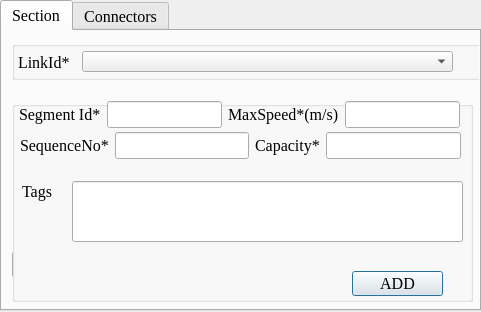
<?xml version="1.0" encoding="UTF-8"?>
<ui version="4.0">
 <class>Segment</class>
 <widget class="QDialog" name="Segment">
  <property name="enabled">
   <bool>true</bool>
  </property>
  <property name="geometry">
   <rect>
    <x>0</x>
    <y>0</y>
    <width>481</width>
    <height>312</height>
   </rect>
  </property>
  <property name="font">
   <font>
    <family>Tahoma</family>
    <pointsize>13</pointsize>
   </font>
  </property>
  <property name="contextMenuPolicy">
   <enum>Qt::DefaultContextMenu</enum>
  </property>
  <property name="windowTitle">
   <string notr="true">iSimGis Converter</string>
  </property>
  <property name="windowOpacity">
   <double>4.000000000000000</double>
  </property>
  <property name="toolTip">
   <string notr="true"/>
  </property>
  <property name="statusTip">
   <string notr="true"/>
  </property>
  <property name="sizeGripEnabled">
   <bool>false</bool>
  </property>
  <widget class="QTabWidget" name="tabWidget_2">
   <property name="geometry">
    <rect>
     <x>0</x>
     <y>0</y>
     <width>481</width>
     <height>311</height>
    </rect>
   </property>
   <property name="font">
    <font>
     <family>Times New Roman</family>
     <pointsize>12</pointsize>
    </font>
   </property>
   <property name="currentIndex">
    <number>0</number>
   </property>
   <widget class="QWidget" name="tab_2">
    <attribute name="title">
     <string>Section</string>
    </attribute>
    <widget class="QLabel" name="titleLabel">
     <property name="geometry">
      <rect>
       <x>130</x>
       <y>-40</y>
       <width>91</width>
       <height>17</height>
      </rect>
     </property>
     <property name="font">
      <font>
       <family>Times New Roman</family>
       <pointsize>12</pointsize>
       <weight>75</weight>
       <bold>true</bold>
      </font>
     </property>
     <property name="text">
      <string>SEGMENT</string>
     </property>
     <property name="alignment">
      <set>Qt::AlignCenter</set>
     </property>
    </widget>
    <widget class="QLabel" name="errorMessage_2">
     <property name="geometry">
      <rect>
       <x>-50</x>
       <y>230</y>
       <width>6</width>
       <height>18</height>
      </rect>
     </property>
     <property name="font">
      <font>
       <family>Times New Roman</family>
       <pointsize>12</pointsize>
       <italic>true</italic>
      </font>
     </property>
     <property name="styleSheet">
      <string notr="true">color: rgb(255, 20, 27)</string>
     </property>
     <property name="text">
      <string/>
     </property>
    </widget>
    <widget class="QGroupBox" name="linkGroupBox">
     <property name="geometry">
      <rect>
       <x>10</x>
       <y>10</y>
       <width>471</width>
       <height>39</height>
      </rect>
     </property>
     <property name="font">
      <font>
       <family>Times New Roman</family>
       <pointsize>12</pointsize>
      </font>
     </property>
     <property name="title">
      <string/>
     </property>
     <widget class="QLabel" name="linkIdLabel">
      <property name="geometry">
       <rect>
        <x>6</x>
        <y>6</y>
        <width>53</width>
        <height>31</height>
       </rect>
      </property>
      <property name="font">
       <font>
        <family>Times New Roman</family>
        <pointsize>12</pointsize>
       </font>
      </property>
      <property name="text">
       <string>LinkId*</string>
      </property>
     </widget>
     <widget class="QComboBox" name="linkidcomboBox">
      <property name="geometry">
       <rect>
        <x>70</x>
        <y>10</y>
        <width>371</width>
        <height>21</height>
       </rect>
      </property>
     </widget>
    </widget>
    <widget class="QGroupBox" name="attributeGroup_2">
     <property name="geometry">
      <rect>
       <x>10</x>
       <y>70</y>
       <width>461</width>
       <height>201</height>
      </rect>
     </property>
     <property name="font">
      <font>
       <family>Times New Roman</family>
       <pointsize>12</pointsize>
      </font>
     </property>
     <property name="title">
      <string/>
     </property>
     <widget class="QComboBox" name="linkIdComboBox">
      <property name="geometry">
       <rect>
        <x>-380</x>
        <y>150</y>
        <width>381</width>
        <height>27</height>
       </rect>
      </property>
      <property name="font">
       <font>
        <family>Times New Roman</family>
        <pointsize>12</pointsize>
       </font>
      </property>
     </widget>
     <widget class="QLineEdit" name="Tags">
      <property name="geometry">
       <rect>
        <x>60</x>
        <y>80</y>
        <width>391</width>
        <height>61</height>
       </rect>
      </property>
      <property name="font">
       <font>
        <family>Times New Roman</family>
        <pointsize>12</pointsize>
       </font>
      </property>
     </widget>
     <widget class="QLabel" name="taglabel">
      <property name="geometry">
       <rect>
        <x>10</x>
        <y>70</y>
        <width>31</width>
        <height>41</height>
       </rect>
      </property>
      <property name="text">
       <string>Tags</string>
      </property>
     </widget>
     <widget class="QPushButton" name="actionButton">
      <property name="geometry">
       <rect>
        <x>340</x>
        <y>170</y>
        <width>91</width>
        <height>25</height>
       </rect>
      </property>
      <property name="maximumSize">
       <size>
        <width>100</width>
        <height>100</height>
       </size>
      </property>
      <property name="font">
       <font>
        <family>Times New Roman</family>
        <pointsize>12</pointsize>
       </font>
      </property>
      <property name="text">
       <string>ADD</string>
      </property>
     </widget>
     <widget class="QWidget" name="">
      <property name="geometry">
       <rect>
        <x>7</x>
        <y>0</y>
        <width>441</width>
        <height>27</height>
       </rect>
      </property>
      <layout class="QHBoxLayout" name="horizontalLayout">
       <item>
        <widget class="QLabel" name="idLabel">
         <property name="font">
          <font>
           <family>Times New Roman</family>
           <pointsize>12</pointsize>
          </font>
         </property>
         <property name="text">
          <string>Segment Id*</string>
         </property>
        </widget>
       </item>
       <item>
        <widget class="QLineEdit" name="id">
         <property name="font">
          <font>
           <family>Times New Roman</family>
           <pointsize>12</pointsize>
          </font>
         </property>
        </widget>
       </item>
       <item>
        <widget class="QLabel" name="maxSpeedLabel">
         <property name="font">
          <font>
           <family>Times New Roman</family>
           <pointsize>12</pointsize>
          </font>
         </property>
         <property name="text">
          <string>MaxSpeed*(m/s)</string>
         </property>
        </widget>
       </item>
       <item>
        <widget class="QLineEdit" name="maxSpeed">
         <property name="font">
          <font>
           <family>Times New Roman</family>
           <pointsize>12</pointsize>
          </font>
         </property>
        </widget>
       </item>
      </layout>
     </widget>
     <widget class="QWidget" name="">
      <property name="geometry">
       <rect>
        <x>8</x>
        <y>31</y>
        <width>441</width>
        <height>27</height>
       </rect>
      </property>
      <layout class="QHBoxLayout" name="horizontalLayout_2">
       <item>
        <widget class="QLabel" name="sequencenoLabel">
         <property name="font">
          <font>
           <family>Times New Roman</family>
           <pointsize>12</pointsize>
          </font>
         </property>
         <property name="text">
          <string>SequenceNo*</string>
         </property>
        </widget>
       </item>
       <item>
        <widget class="QLineEdit" name="sequenceno">
         <property name="font">
          <font>
           <family>Times New Roman</family>
           <pointsize>12</pointsize>
          </font>
         </property>
        </widget>
       </item>
       <item>
        <widget class="QLabel" name="capacityLabel">
         <property name="font">
          <font>
           <family>Times New Roman</family>
           <pointsize>12</pointsize>
          </font>
         </property>
         <property name="text">
          <string>Capacity*</string>
         </property>
        </widget>
       </item>
       <item>
        <widget class="QLineEdit" name="capacity">
         <property name="font">
          <font>
           <family>Times New Roman</family>
           <pointsize>12</pointsize>
          </font>
         </property>
        </widget>
       </item>
      </layout>
     </widget>
    </widget>
   </widget>
   <widget class="QWidget" name="tab_4">
    <attribute name="title">
     <string>Connectors</string>
    </attribute>
    <widget class="QLabel" name="label">
     <property name="geometry">
      <rect>
       <x>20</x>
       <y>20</y>
       <width>121</width>
       <height>16</height>
      </rect>
     </property>
     <property name="font">
      <font>
       <family>Times New Roman</family>
       <pointsize>12</pointsize>
       <weight>75</weight>
       <bold>true</bold>
      </font>
     </property>
     <property name="text">
      <string>Lane Connectors</string>
     </property>
    </widget>
    <widget class="QLineEdit" name="laneID">
     <property name="geometry">
      <rect>
       <x>150</x>
       <y>49</y>
       <width>101</width>
       <height>21</height>
      </rect>
     </property>
    </widget>
    <widget class="QLabel" name="laneidlabel">
     <property name="geometry">
      <rect>
       <x>10</x>
       <y>50</y>
       <width>131</width>
       <height>20</height>
      </rect>
     </property>
     <property name="text">
      <string>Lane Connector ID*</string>
     </property>
    </widget>
    <widget class="QLabel" name="fromSectionlabel">
     <property name="geometry">
      <rect>
       <x>40</x>
       <y>90</y>
       <width>91</width>
       <height>20</height>
      </rect>
     </property>
     <property name="text">
      <string>fromSegment*</string>
     </property>
    </widget>
    <widget class="QComboBox" name="fromSectioncomboBox">
     <property name="geometry">
      <rect>
       <x>130</x>
       <y>90</y>
       <width>121</width>
       <height>22</height>
      </rect>
     </property>
    </widget>
    <widget class="QLabel" name="toSectionlabel">
     <property name="geometry">
      <rect>
       <x>270</x>
       <y>90</y>
       <width>71</width>
       <height>20</height>
      </rect>
     </property>
     <property name="text">
      <string>toSegment*</string>
     </property>
    </widget>
    <widget class="QComboBox" name="toSectioncomboBox">
     <property name="geometry">
      <rect>
       <x>340</x>
       <y>90</y>
       <width>121</width>
       <height>22</height>
      </rect>
     </property>
    </widget>
    <widget class="QLabel" name="fromLanelabel">
     <property name="geometry">
      <rect>
       <x>50</x>
       <y>120</y>
       <width>81</width>
       <height>20</height>
      </rect>
     </property>
     <property name="text">
      <string>fromLane*</string>
     </property>
    </widget>
    <widget class="QLabel" name="toLanelabel">
     <property name="geometry">
      <rect>
       <x>270</x>
       <y>120</y>
       <width>61</width>
       <height>20</height>
      </rect>
     </property>
     <property name="text">
      <string>toLane*</string>
     </property>
    </widget>
    <widget class="QComboBox" name="toLanecomboBox">
     <property name="geometry">
      <rect>
       <x>340</x>
       <y>120</y>
       <width>121</width>
       <height>22</height>
      </rect>
     </property>
    </widget>
    <widget class="QComboBox" name="fromLanecomboBox">
     <property name="geometry">
      <rect>
       <x>130</x>
       <y>120</y>
       <width>121</width>
       <height>22</height>
      </rect>
     </property>
    </widget>
    <widget class="QTableWidget" name="laneConnectorTable">
     <property name="geometry">
      <rect>
       <x>30</x>
       <y>170</y>
       <width>431</width>
       <height>91</height>
      </rect>
     </property>
    </widget>
    <widget class="QPushButton" name="pushButton">
     <property name="geometry">
      <rect>
       <x>270</x>
       <y>50</y>
       <width>91</width>
       <height>23</height>
      </rect>
     </property>
     <property name="text">
      <string>Add New</string>
     </property>
    </widget>
    <widget class="QPushButton" name="delButton">
     <property name="geometry">
      <rect>
       <x>374</x>
       <y>50</y>
       <width>91</width>
       <height>23</height>
      </rect>
     </property>
     <property name="text">
      <string>Delete</string>
     </property>
    </widget>
   </widget>
  </widget>
 </widget>
 <resources/>
 <connections/>
</ui>
